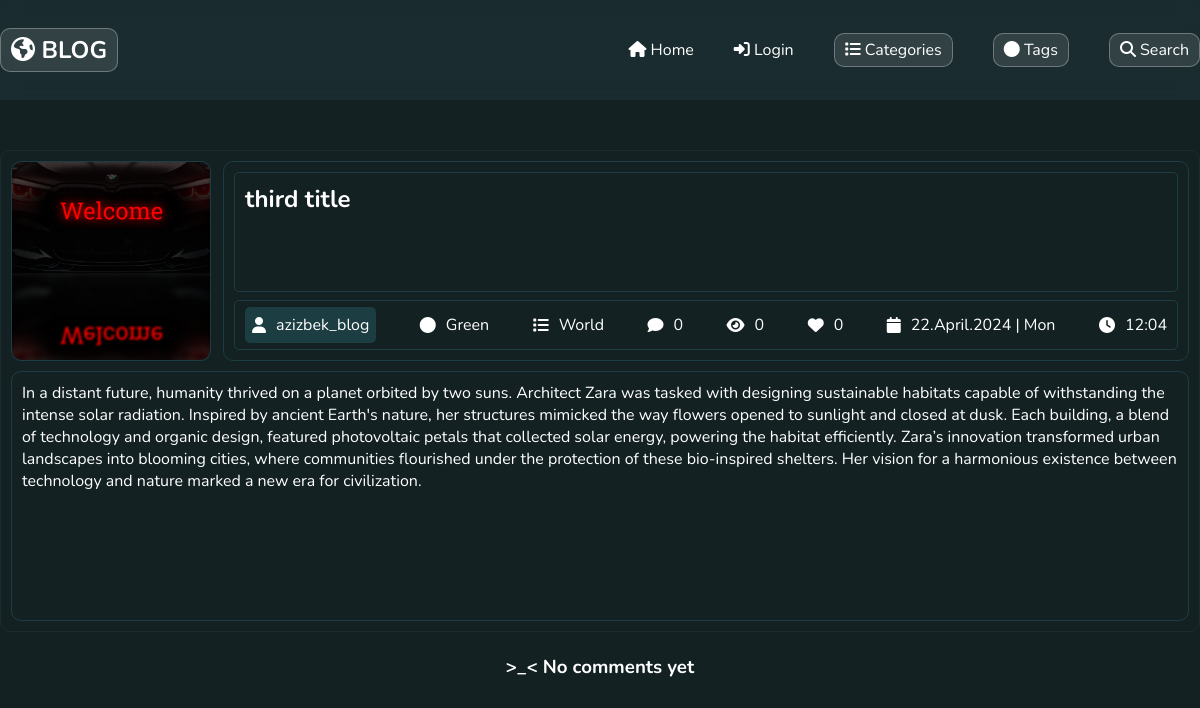
Screenshot of /details/49 with the database file from the repository.
### main_app/models.py (models this page shows, shortened)
class Article(models.Model):
    title = models.CharField(max_length=100)
    content = models.TextField()
    date = models.DateField(auto_now_add=True)
    author = models.ForeignKey('auth.User', on_delete=models.CASCADE)
    image   = models.ImageField(blank=True , upload_to="blog/")
    updated = models.DateTimeField(auto_now=True)
    likes = models.IntegerField(default=0)
    comments = models.IntegerField(default=0)
    views = models.IntegerField(default=0)
    category = models.ForeignKey(Categories, on_delete=models.CASCADE)
    tag = models.ForeignKey(Tags, on_delete=models.CASCADE)

class Tags(models.Model):
    name = models.CharField(max_length=100)
    def __str__(self):
        return str(self.name)

class Categories(models.Model):
    name = models.CharField(max_length=100)
    def __str__(self):
        return str(self.name)

### main_app/views.py (the view)
# urls.py: path("details/<id>", views.details, name="details"),
def details(request, id):
    article = Article.objects.get(id=id)
    comments = Comment.objects.filter(article=article)
    data = {"article": article, "comments": comments}
    return render(request, "detail.html", context=data)

### templates/detail.html (shortened to what this page needs)
{% extends "wrapper.html" %}
{% load static %}
{% block context_index %}
<div class="container">
    <div class="main_article_wrapper">
        <div class="image_title_wrapper">
            <div class="detail_article_image">
                <img src="{{ article.image.url }}" alt="">
            </div>
            <div class="detail_article_title">
                <div class="article_title_block">
                    <h2>
                        {{ article.title }}
                    </h2>
                </div>
                <div class="article_information_block">
                    <div class="article_author">
                        <i class="fa-solid fa-user"></i>
                        <p>{{ article.author }}</p>
                    </div>
                    <div>
                        <i class="fa-solid fa-circle"></i>
                        <p>{{ article.tag }}</p>
                    </div>
                    <div>
                        <i class="fa-solid fa-list"></i>
                        <p>{{ article.category }}</p>
                    </div>
                    <div>
                        <i class="fa-solid fa-comment"></i>
                        <p>{{ article.comments }}</p>
                    </div>
                    <div>
                        <i class="fa-solid fa-eye"></i>
                        <p>{{ article.views }}</p>
                    </div>
                    <div>
                        <i class="fa-solid fa-heart"></i>
                        <p>{{ article.likes }}</p>
                    </div>
                    <div>
                        <i class="fa-solid fa-calendar"></i>
                        <p>{{ article.updated | date:"d.N.Y | D"}}</p>
                    </div>
                    <div>
                        <i class="fa-solid fa-clock"></i>
                        <p>{{ article.updated | date:"H:m"}}</p>
                    </div>
                </div>
            </div>
        </div>
        <div class="main_content_block">
            {{ article.content }}
        </div>
    </div>
    {% if comments %}
    <div class="comment_wrapper">
        {% for i in comments %}
        <div class="comment">
            <div class="comment_author article_author">
                <i class="fa-solid fa-user"></i> {{ i.author }}
            </div>
            <div class="comment_body">
                <p>
                    <i class="fa-solid fa-comment"></i>
                    {{ i.comment }}
                </p>
            </div>
            <div class="comment_date">
                <p>
                    <i class="fa-solid fa-calendar"></i>
                    {{ i.date | date:"d.N.Y | D" }}
                </p>
                <p>
                    <i class="fa-solid fa-clock"></i>
                    {{ i.date | date:"H:m" }}
                </p>
            </div>
        </div>
        {% endfor %}
    </div>
    {% else %}
    <br>
    <center>
        <h3> >_< No comments yet</h3>
    </center>
    <br><br>
    {% endif %}
</div>
{% endblock context_index %}

### staticfiles/css/style.css (style rules this page uses)
* { margin: 0; padding: 0; box-sizing: border-box; font-family: 'font_name'; text-decoration: none; list-style: none; color: white; }
body { background-color: #132123; color: white; }
.container { width: 1200px; height: auto; margin: 0px auto; }
.main_article_wrapper { width: 100%; height: auto; display: flex; justify-content: center; align-items: center; flex-direction: column; gap: 10px; margin-top: 50px; border: 1px solid #223a3e79; padding: 10px; border-radius: 10px; }
.image_title_wrapper { width: 100%; height: 200px; display: flex; justify-content: space-between; align-items: center; }
.detail_article_image { width: 200px; height: 100%; border: 1px solid #2c667266; border-radius: 10px; }
.detail_article_image img { width: 100%; height: 100%; object-fit: cover; border-radius: 10px; }
.detail_article_title { width: 82%; height: 100%; border: 1px solid #2c667266; border-radius: 10px; padding: 10px; display: flex; justify-content: space-between; flex-direction: column; }
.main_content_block { width: 100%; height: auto; min-height: 250px; border: 1px solid #2c667266; border-radius: 10px; padding: 10px; }
.article_title_block { height: 120px; border: 1px solid #2c667266; border-radius: 5px; padding: 10px; }
.article_information_block { width: 100%; height: 50px; border-radius: 5px; border: 1px solid #2c667266; display: flex; justify-content: space-between; align-items: center; padding: 10px; }
.article_author { background: #2c667266; border-radius: 5px; padding: 7px; }
.article_information_block div { display: flex; justify-content: center; align-items: center; gap: 10px; }

### rows the page displays
Article: image (picture), title "third title", author "azizbek_blog", tag "Green", category "World", comments "0", views "0", likes "0", updated|D "22.April.2024 | Mon", updated "12:04", content "In a distant future, humanity thrived on a planet orbited by two suns. Architect Zara was tasked with designing sustainable habitats capable of withstanding the intense solar radiation. Inspired by ancient Earth's nature, her structures mimicked the way flowers opened to sunlight and closed at dusk. Each building, a blend of technology and organic design, featured photovoltaic petals that collected solar energy, powering the habitat efficiently. Zara’s innovation transformed urban landscapes into blooming cities, where communities flourished under the protection of these bio-inspired shelters. Her vision for a harmonious existence between technology and nature marked a new era for…"
